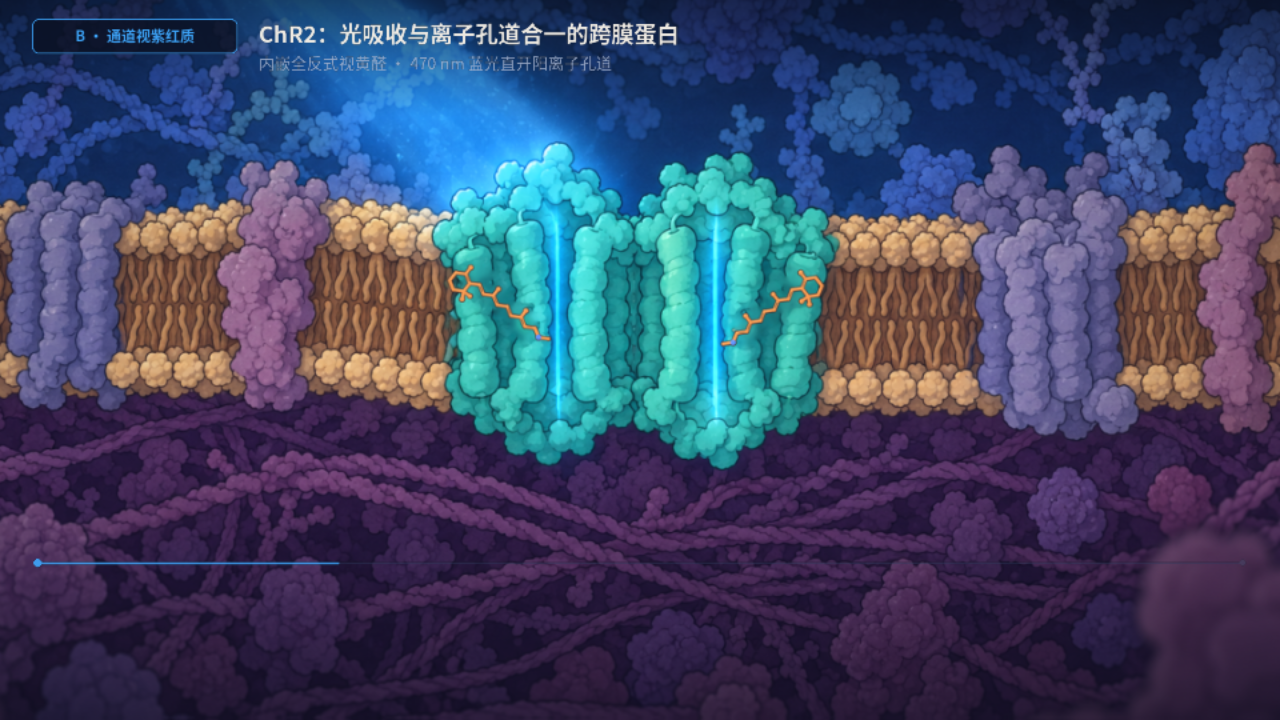
#> input picture episodes/E2-optogenetics/v8/review/cut8_samples/mol_style_SF09_chr2_channel.png, 1280 x 720 px, given in place of SF10_mouse_tripo.png, which was not available
$ python macro_photo_boost_tail.py ../review/cut8_samples/mol_style_SF09_chr2_channel.png
#> lines starting #> are read from the running program, lines starting #| are printed output that depends on the picture; after the words box and inside, x2 and y2 are one past the last pixel; in counts of white or black regions, pixels touching at a corner belong together; pictures that were not available may be replaced by others from this repository, and a replacement may not be noted
#!/usr/bin/env python3
"""Macro photo boost TAIL: photo-forward rebuild of SF17/SF20/SF22/SF23.
Film windows ≈22.7 / 16.6 / 95.7 / 103.6s — render unique near-window lengths.
Uses locked glb stills + SF10 plate + mouse_ref. No deferred on-screen copy. $0.
Caption-safe above ~0.80H.
"""
from __future__ import annotations
import math, sys, time as _time
sys.path.insert(0, '/workspace/e2work/v8/tools')
from sf import *
from PIL import Image
import numpy as np

OUT = '/workspace/e2work/v8/styleframes'
W, H, FPS = 960, 540, 24
CAP = 0.80

def load_rgba(path):
    im = Image.open(path).convert('RGBA')
    arr = np.asarray(im).astype(np.float32) / 255.0
    return arr[..., :3], arr[..., 3:4]

def matte_gray(rgb, a, thr=0.90):
    lum = rgb.mean(axis=2, keepdims=True)
    sat = rgb.max(axis=2, keepdims=True) - rgb.min(axis=2, keepdims=True)
    bgm = (lum > thr) & (sat < 0.08)
    aa = a.copy(); aa[bgm] = 0.0
    return rgb, aa

# [78 lines left out: functions fit_plate, place, bg, chip, header, footer_tick and 1 more, not called in this run]

_sf10_rgb, _sf10_a = load_rgba('/workspace/e2work/v8/styleframes/SF10_mouse_tripo.png')
#> _sf10_a: shape (720, 1280, 1) float32; every value is 1
_sf10_a = np.ones((_sf10_rgb.shape[0], _sf10_rgb.shape[1], 1), np.float32)

_sleep_rgb, _sleep_a = load_rgba('/workspace/e2work/v8/gen/sf10_sleep.png')
#> call 2 of load_rgba, with path = '/workspace/e2work/v8/gen/sf10_sleep.png'
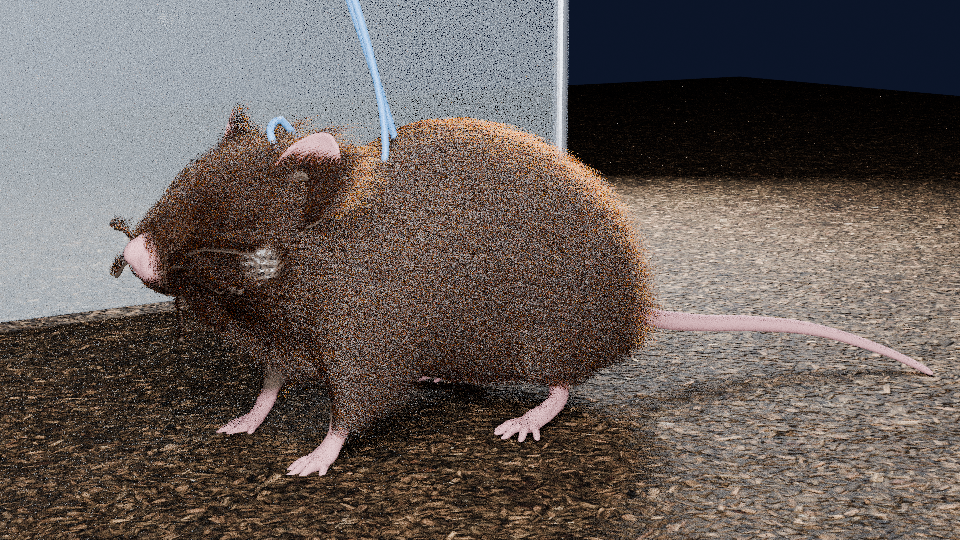
#> input picture episodes/E2-optogenetics/v8/review/cut8_samples/sf10_camA_0001.png, 960 x 540 px, given in place of sf10_sleep.png, which was not available
#> in load_rgba, im is the input picture: PIL image 960x540 RGBA; mean R, G, B, A 101.5, 92.2, 87.9, 255
#> _sleep_a: shape (540, 960, 1) float32; every value is 1
_sleep_rgb, _sleep_a = matte_gray(_sleep_rgb, _sleep_a, 0.92)
#> in matte_gray, `lum = rgb.mean(axis=2, keepdims=True)`:
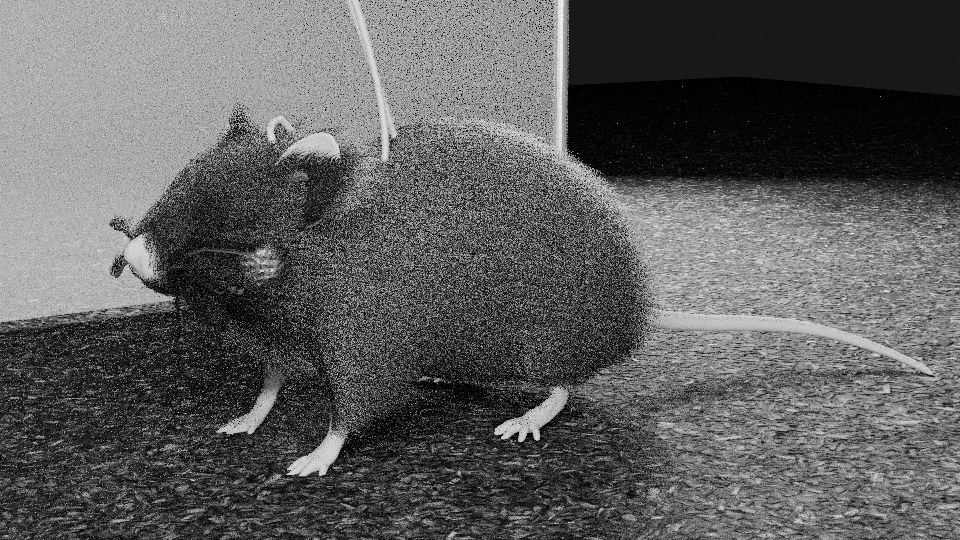
#> lum: shape (540, 960, 1) float32; min 0, max 0.949, mean 0.368
#> in matte_gray, `sat = rgb.max(axis=2, keepdims=True) - rgb.min(axis=2, keepdims=True)`:
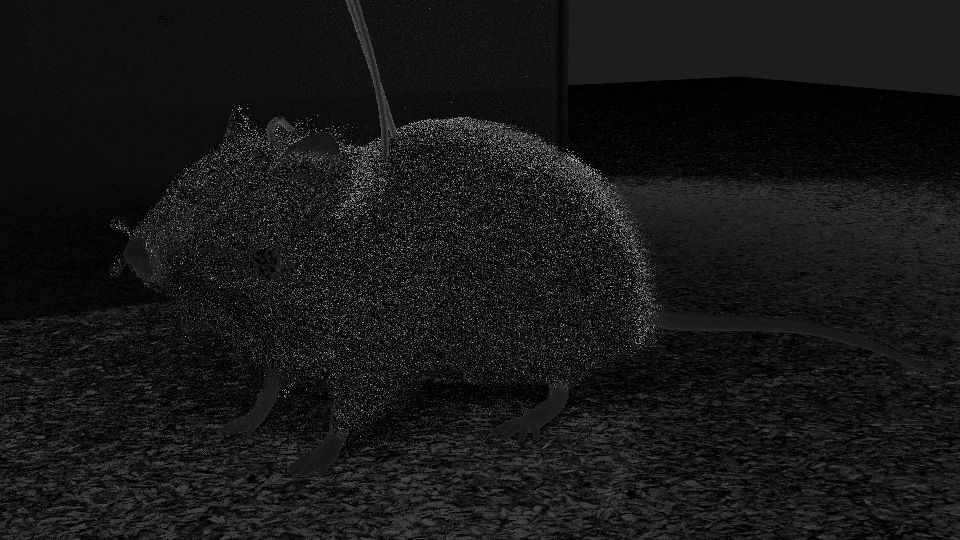
#> sat: shape (540, 960, 1) float32; min 0, max 0.827, mean 0.0917
#> in matte_gray, `bgm = (lum > thr) & (sat < 0.08)`:
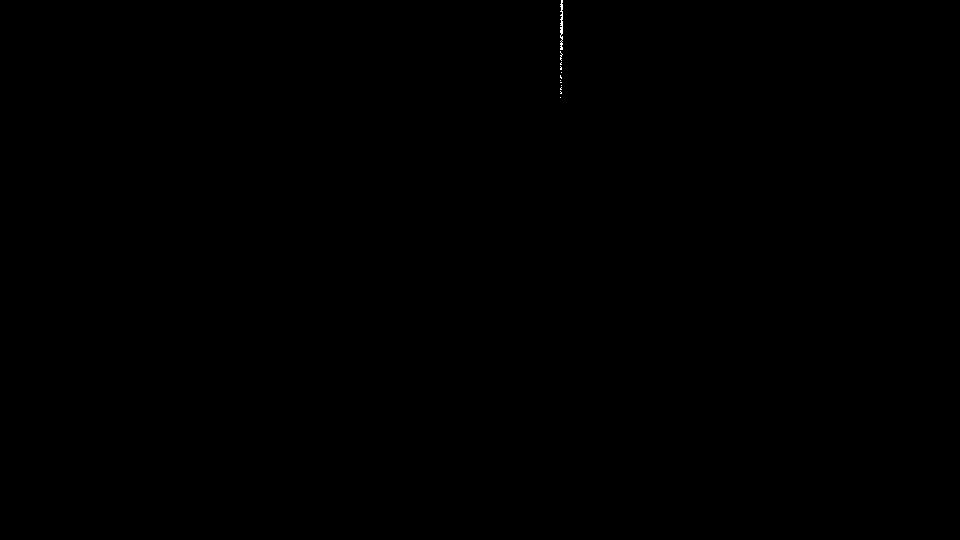
#> bgm: shape (540, 960, 1) bool; 0.03% white in thin lines or dots, all inside (x1, y1, x2, y2) = (560, 0, 563, 98)

_awake_rgb, _awake_a = load_rgba('/workspace/e2work/v8/gen/sf10_awake.png')
_awake_rgb, _awake_a = matte_gray(_awake_rgb, _awake_a, 0.92)

#> (the run stopped early here; a loop or call above may not have finished)
